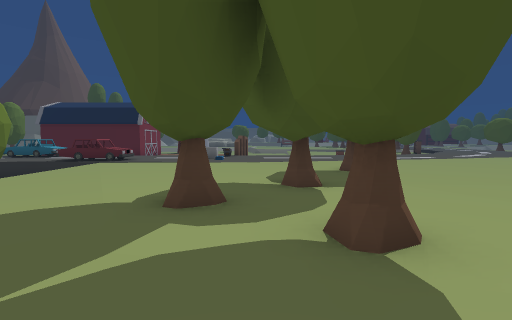
[1] (above)

15 first-person views from a walk through a Unity game level. The camera is 1.5 m above the floor, tilts 4° down and sees 85° across. The floor is counted in squares, 2 m on a side. Each view is taken from the middle of a square. On the plan, view 1 faces up. The plan holds only what a view shows up to about 10 squares ahead; the rest is blank. The place goes on beyond the plan. The player character is not drawn. Some surface patterns are stand-ins.

[2]
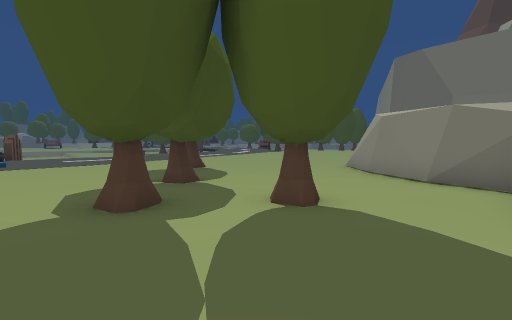

[3]
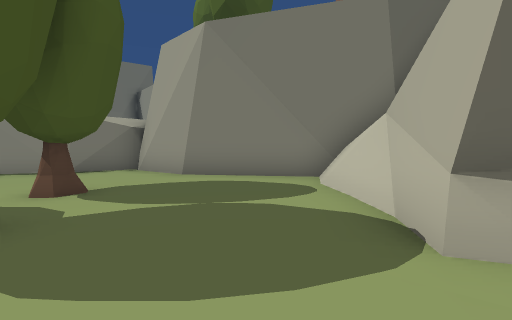

[4]
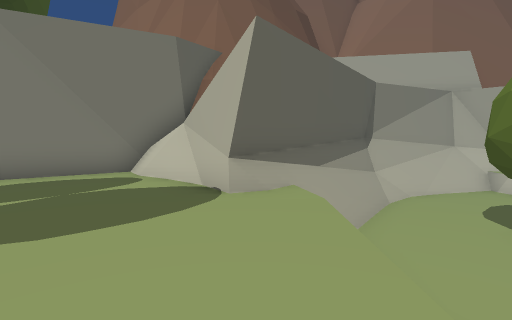

[5]
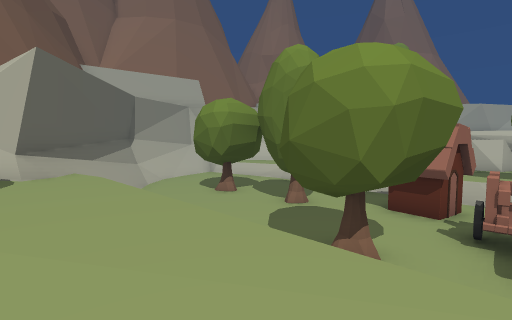

[6]
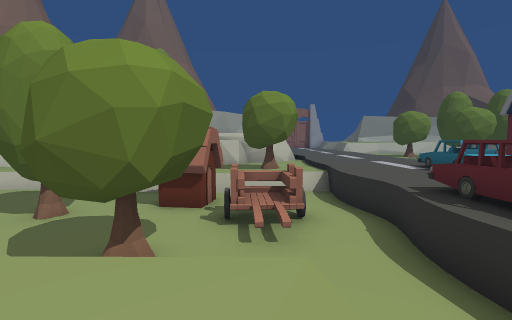

[7]
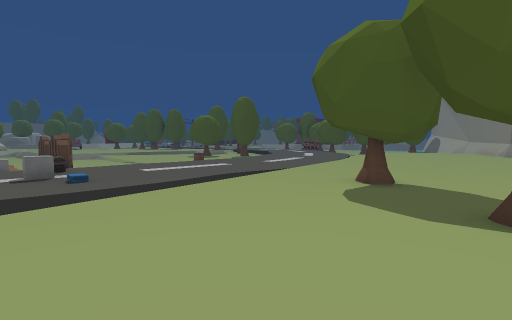

[8]
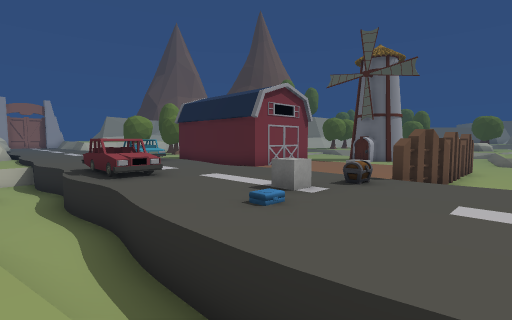

[9]
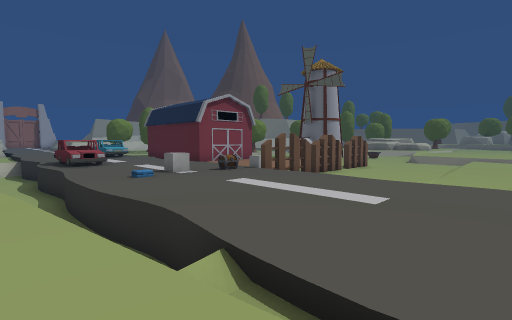

[10]
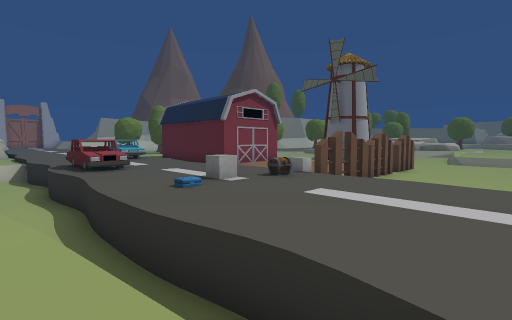

[11]
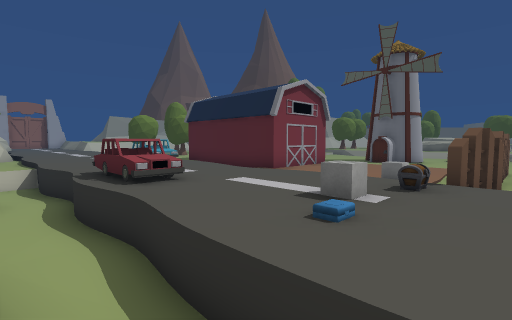

[12]
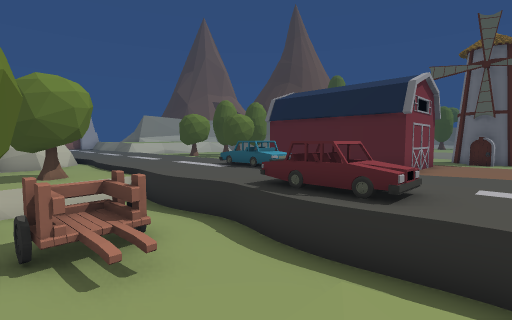

[13]
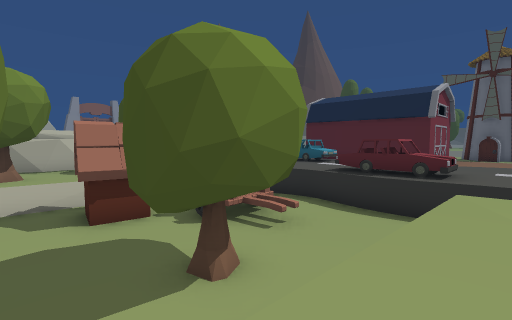

[14]
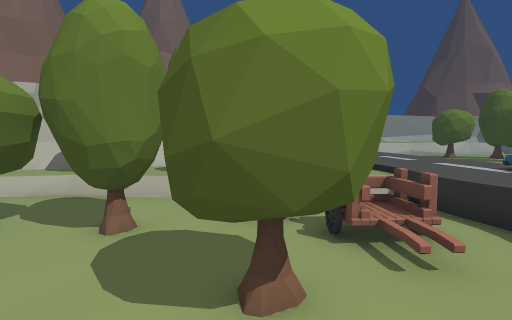

[15]
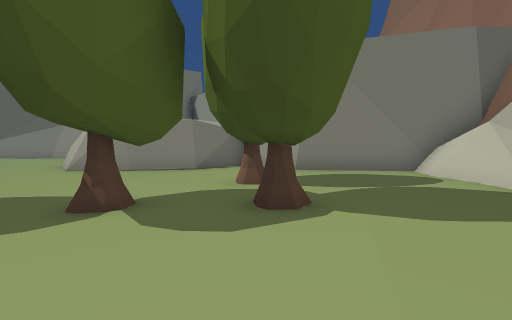

### Floor plan
Key: @ floor where view 1 was taken; # wall or solid block; . main floor; : floor 0.25 m higher than the main floor; - floor 0.5 m lower than the main floor; _ floor 0.75 m lower than the main floor; < floor 1 m lower than the main floor; ( floor 1.5 m lower than the main floor; ! floor 1.75 m lower than the main floor; / step, stairs or slope; = window, fence, low wall or low ledge; v drop or lower ground; O other object.
Columns run from 17 left of view 1 to 5 right of it. Each row starts with its distance up from view 1.
 22                 O<
 21                 O<<_/-
 20                /____/__
 19            ----/O___/__
 18           O----/O___/_
 17          OO- -O/O   __
 16                 O
 15          .==....O.../..
 14    ..OOO .......O......
 13    ...... .....O.......
 12    ...... OO...O.......
 11    ......OOO...........
 10   ---#v!! ######==  v--
  9   -O-v!OOO!!     ......
  8  __O-v!OOOO!v:.........
  7  ___-=OOO!!!v:.....OO..
  6 #___-=OO!!O  ..........
  5 #__O-v!!!!!  .....O....
  4    O-v!!O!!  ..........
  3    --v!!O!!  ...O.....#
  2      !!!!!!! .....O...#
  1      !!!O!!! ........##
  0     -v((!!!! ##..@..##
 -1    --v(((!! ####..###
 -2    -- (((!=#   ####
 -3       v((=##
 -4         ###

Where each view was taken, in squares from view 1:
view 1: 0 up, 0 right, facing up
view 2: 0 up, 2 left, facing up-right
view 3: 3 up, 4 left, facing down-right
view 4: 5 up, 4 left, facing down
view 5: 8 up, 3 left, facing down-left
view 6: 8 up, 3 left, facing left
view 7: 5 up, 3 left, facing up-right
view 8: 9 up, 1 right, facing up-left
view 9: 9 up, 5 right, facing up-left
view 10: 9 up, 3 right, facing up-left
view 11: 9 up, 0 right, facing up-left
view 12: 7 up, 4 left, facing up-left
view 13: 4 up, 4 left, facing up-left
view 14: 6 up, 4 left, facing left
view 15: 6 up, 3 left, facing down-right
